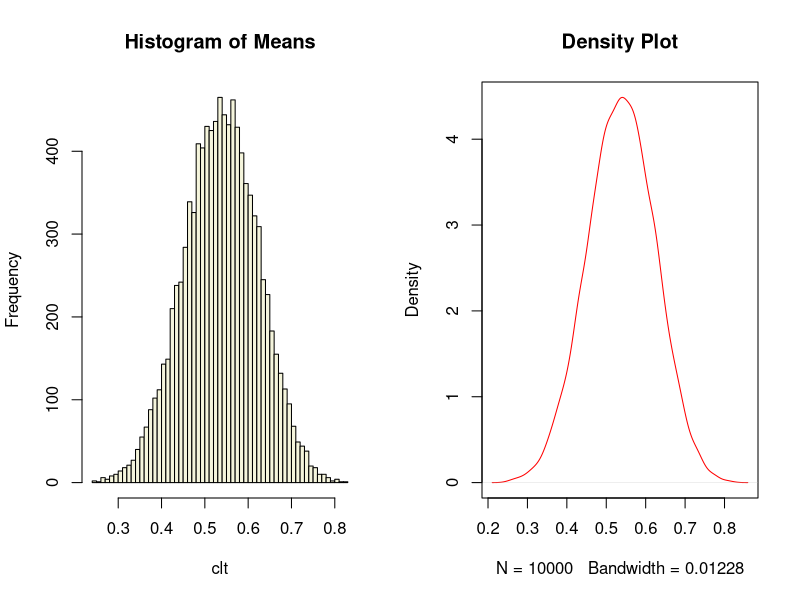

Source code (R):
## ---- chunk 1
# Central limit theorem simulation 
set.seed(0) 

# Create an empty vector
clt <- NULL 

# Sample size for each sample
n <- 10

# Population - Uniform distribution
p <- runif(50)

# Number of sample means to take
n_means <- 10000

# Calculate 
for (i in 1:n_means) {
  clt = c(clt, mean(sample(p, n, replace = T)))
}

# Visualize the simulation result
par(mfrow=c(1,2))
hist(clt, breaks = 50, main = 'Histogram of Means', col = 'beige')
plot(density(clt), main = 'Density Plot', col = 'red')

